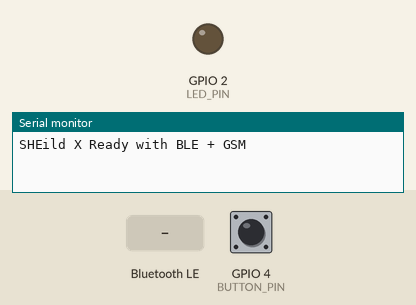
A sketch run on a simulated ESP32. Parts: output pins drawn as LEDs (lit = HIGH), the last lines printed to the serial monitor. Inputs (shaded band) come from the test bench; at power-on: GPIO 4 (BUTTON_PIN) HIGH. Nothing arrives over Bluetooth unless stated; the modem accepts every AT command (registered, SIM ready, sends succeed) and sends nothing else; a phone connects over Bluetooth LE 3 s after start.

Above: at 1.2 s.
1.3 s: GPIO 4 (BUTTON_PIN) pulled LOW for 0.15 s
2.9 s: Bluetooth LE write "SOS" received
4.4 s: Bluetooth LE write "CANCEL" received
6.9 s: GPIO 4 (BUTTON_PIN) pulled LOW for 1 s
9.4 s: Bluetooth LE write "LOCATION" received
10.9 s: GPIO 4 (BUTTON_PIN) pulsed LOW 5 times (0.12 s each, 0.3 s apart)
At 12.0 s:
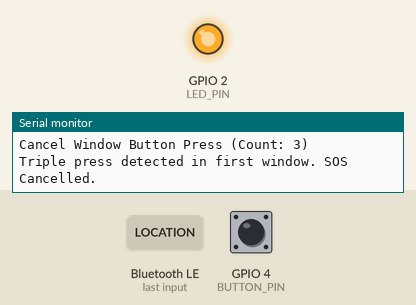
Timing chart, 0 to 15.1 s (numbered marks = the images above; inputs shaded):
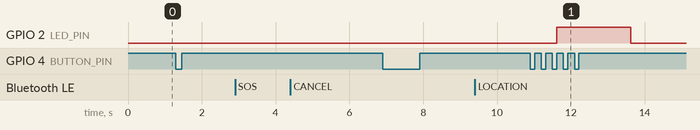

The sketch:

shield_x.ino
```cpp
#include <SoftwareSerial.h>
#include <BLEDevice.h>
#include <BLEUtils.h>
#include <BLEServer.h>

#define BUTTON_PIN 4
#define LED_PIN 2
#define SIM800_RX 16
#define SIM800_TX 27

SoftwareSerial sim800(SIM800_RX, SIM800_TX);

unsigned long lastPressTime = 0;
int pressCount = 0;
bool sosTriggered = false;
bool policeAlertTriggered = false;

BLECharacteristic *pCharacteristic;

void sendSOS() {
  Serial.println("Sending SOS via GSM...");
  sim800.println("AT+CMGF=1");
  delay(1000);
  sim800.println("AT+CMGS=\"+919363043166\"");
  delay(1000);
  sim800.print("SOS Alert! I am in danger.");
  delay(500);
  sim800.write(26);
  Serial.println("SOS Sent via GSM!");
}

void sendLocationOverBLE() {
  String location = "Lat:12.9716, Lon:77.5946";
  pCharacteristic->setValue(location.c_str());
  pCharacteristic->notify();
  Serial.println("Location sent via BLE.");
}

class SOSCommandCallback : public BLECharacteristicCallbacks {
  void onWrite(BLECharacteristic* pCharacteristic) override {
    String command = pCharacteristic->getValue().c_str();

    Serial.print("BLE Command Received: ");
    Serial.println(command);

    if (command == "SOS") {
      Serial.println("BLE SOS Triggered!");
      sendSOS();
    } else if (command == "CANCEL") {
      Serial.println("BLE SOS Cancelled.");
    } else if (command == "LOCATION") {
      sendLocationOverBLE();
    }
  }
};

void setup() {
  Serial.begin(115200);
  sim800.begin(9600);
  pinMode(BUTTON_PIN, INPUT_PULLUP);
  pinMode(LED_PIN, OUTPUT);
  digitalWrite(LED_PIN, LOW);

  BLEDevice::init("SHEildX");
  BLEServer *pServer = BLEDevice::createServer();
  BLEService *pService = pServer->createService(BLEUUID((uint16_t)0x180F));

  pCharacteristic = pService->createCharacteristic(
    BLEUUID((uint16_t)0x2A19),
    BLECharacteristic::PROPERTY_READ |
    BLECharacteristic::PROPERTY_WRITE |
    BLECharacteristic::PROPERTY_NOTIFY
  );

  pCharacteristic->setCallbacks(new SOSCommandCallback());
  pService->start();

  BLEAdvertising *pAdvertising = BLEDevice::getAdvertising();
  pAdvertising->start();

  Serial.println("SHEild X Ready with BLE + GSM");
}

void loop() {
  static bool inFirstWindow = false;
  static bool inSecondWindow = false;

  if (digitalRead(BUTTON_PIN) == LOW) {
    delay(50);
    if (digitalRead(BUTTON_PIN) == LOW) {
      pressCount++;
      Serial.print("Button Pressed (Count: ");
      Serial.print(pressCount);
      Serial.println(")");
      lastPressTime = millis();
      while (digitalRead(BUTTON_PIN) == LOW);
    }
  }

  if (!inFirstWindow && pressCount == 2) {
    Serial.println("Double press detected. Starting 10s cancel window.");
    inFirstWindow = true;
    unsigned long start = millis();
    pressCount = 0;

    while (millis() - start < 10000) {
      if (digitalRead(BUTTON_PIN) == LOW) {
        delay(50);
        if (digitalRead(BUTTON_PIN) == LOW) {
          pressCount++;
          Serial.print("Cancel Window Button Press (Count: ");
          Serial.print(pressCount);
          Serial.println(")");
          while (digitalRead(BUTTON_PIN) == LOW);
        }
      }

      if (pressCount >= 3) {
        Serial.println("Triple press detected in first window. SOS Cancelled.");
        digitalWrite(LED_PIN, HIGH);
        delay(2000);
        digitalWrite(LED_PIN, LOW);
        inFirstWindow = false;
        pressCount = 0;
        return;
      }
    }

    Serial.println("SOS Triggered! Sending alert...");
    digitalWrite(LED_PIN, HIGH);
    delay(2000);
    digitalWrite(LED_PIN, LOW);

    sendSOS();
    sosTriggered = true;
    inFirstWindow = false;
    inSecondWindow = true;
    pressCount = 0;
  }

  if (inSecondWindow) {
    Serial.println("Second cancel window started (30s).");
    unsigned long secondStart = millis();
    pressCount = 0;

    while (millis() - secondStart < 30000) {
      if (digitalRead(BUTTON_PIN) == LOW) {
        delay(50);
        if (digitalRead(BUTTON_PIN) == LOW) {
          pressCount++;
          Serial.print("Cancel Window Button Press (Count: ");
          Serial.print(pressCount);
          Serial.println(")");
          while (digitalRead(BUTTON_PIN) == LOW);
        }
      }

      if (pressCount >= 3) {
        Serial.println("Triple press detected in second window. Police Alert Cancelled.");
        digitalWrite(LED_PIN, HIGH);
        delay(2000);
        digitalWrite(LED_PIN, LOW);
        inSecondWindow = false;
        pressCount = 0;
        return;
      }
    }

    Serial.println("Police Alert Sent!");
    digitalWrite(LED_PIN, HIGH);
    delay(2000);
    digitalWrite(LED_PIN, LOW);
    inSecondWindow = false;
    policeAlertTriggered = true;
    pressCount = 0;
  }
}
```

Measured:
- after the input at 10.9 s, GPIO 2 (LED_PIN): LOW → HIGH after 0.72 s, → LOW 2.0 s later
